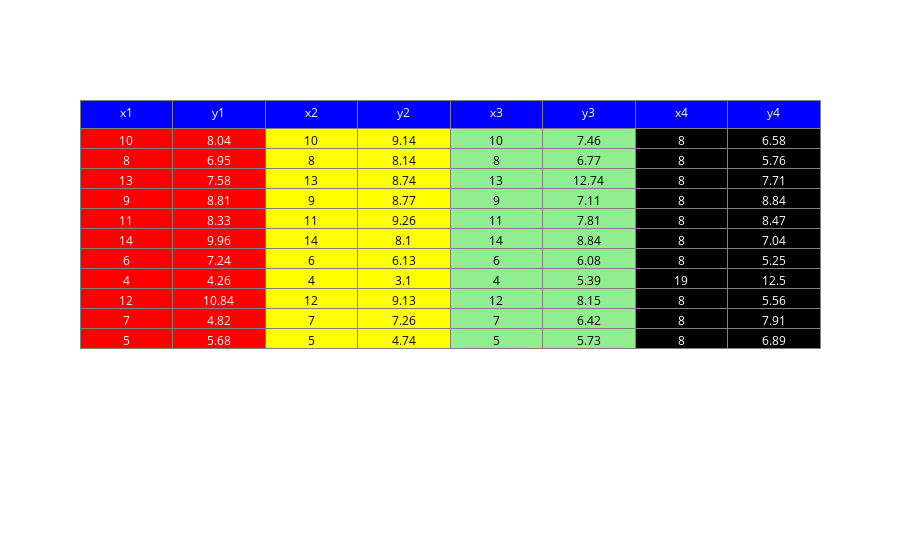

Notebook code cell kept with this figure:
### Markdown cell above
Now, it is obvious to us that the the quartets are x1/y1, x2/y2...
Let's make it better looking by coloring the columns

### Code cell
# reference: https://plot.ly/python/table/

trace = go.Table(
    header=dict(values=list(df_reordered.columns),
                fill = dict(color='blue'),
                align = ['center'],
                font = dict(color = 'white')
               ),

    cells=dict(values=[df_reordered.x1, df_reordered.y1,
                       df_reordered.x2, df_reordered.y2,
                       df_reordered.x3, df_reordered.y3,
                       df_reordered.x4, df_reordered.y4],
               fill = dict(color=['red', 'red', 'yellow', 'yellow', 'lightgreen', 'lightgreen', 'black', 'black']),
               align = ['center'],
               font = dict(color=['white', 'white', 'black', 'black', 'black', 'black', 'white', 'white'])
              )
               )

data = [trace] 
iplot(data, filename = 'pandas_table')

### Figure 1 — Plotly figure (JSON) as saved in the notebook; plotly's stock layout.template omitted (floating-point values rounded to 4 significant figures)
{"data": [{"cells": {"align": ["center"], "fill": {"color": ["red", "red", "yellow", "yellow", "lightgreen", "lightgreen", "black", "black"]}, "font": {"color": ["white", "white", "black", "black", "black", "black", "white", "white"]}, "values": [[10, 8, 13, 9, 11, 14, 6, 4, 12, 7, 5], [8.04, 6.95, 7.58, 8.81, 8.33, 9.96, 7.24, 4.26, 10.84, 4.82, 5.68], [10, 8, 13, 9, 11, 14, 6, 4, 12, 7, 5], [9.14, 8.14, 8.74, 8.77, 9.26, 8.1, 6.13, 3.1, 9.13, 7.26, 4.74], [10, 8, 13, 9, 11, 14, 6, 4, 12, 7, 5], [7.46, 6.77, 12.74, 7.11, 7.81, 8.84, 6.08, 5.39, 8.15, 6.42, 5.73], [8, 8, 8, 8, 8, 8, 8, 19, 8, 8, 8], [6.58, 5.76, 7.71, 8.84, 8.47, 7.04, 5.25, 12.5, 5.56, 7.91, 6.89]]}, "header": {"align": ["center"], "fill": {"color": "blue"}, "font": {"color": "white"}, "values": ["x1", "y1", "x2", "y2", "x3", "y3", "x4", "y4"]}, "type": "table", "uid": "d6934ec0-6ee8-4754-916c-b96a570f49f5"}], "layout": {}}
